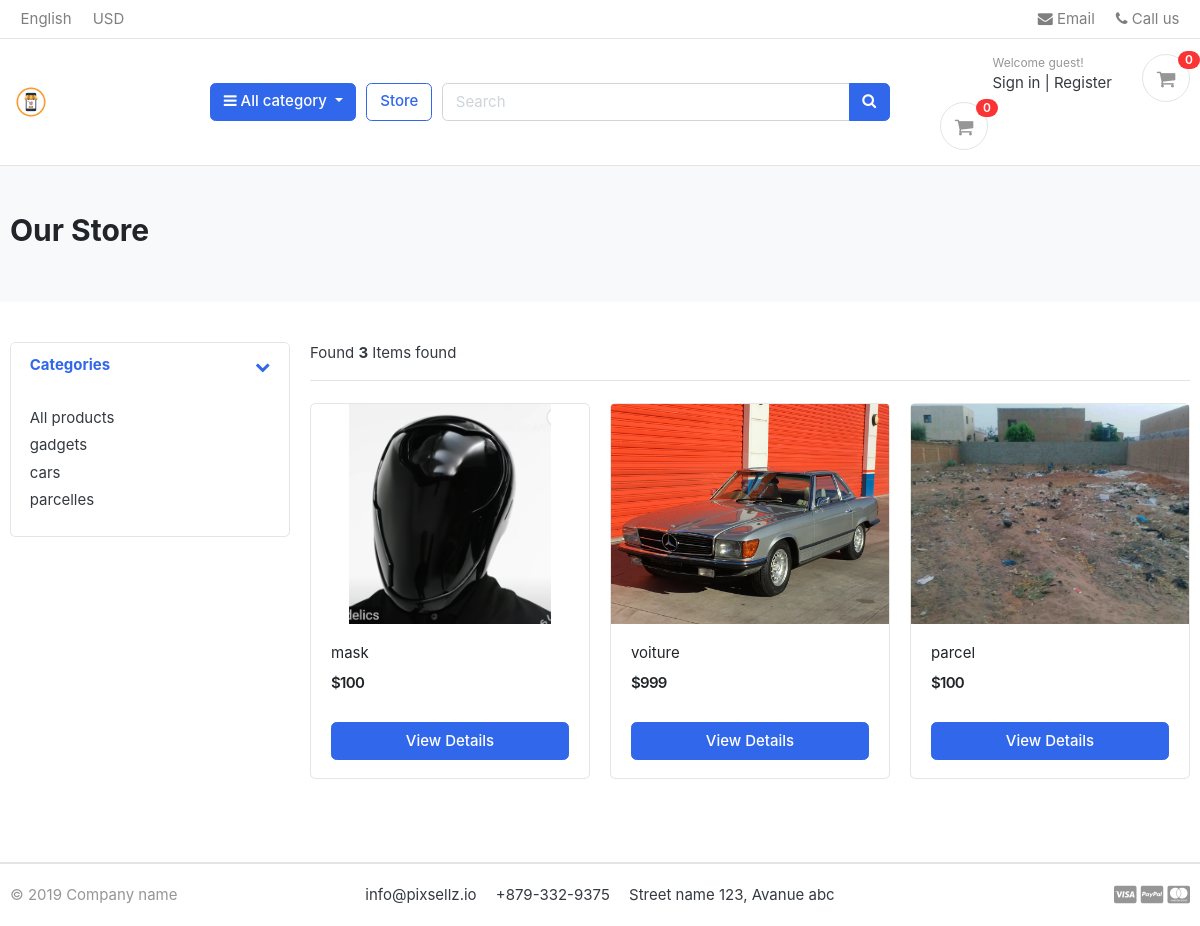
/store/, run on the app's committed database.
### category/models.py (models this page shows, shortened)
class category(models.Model):
    category_name = models.CharField(max_length=50, unique=True)
    slug = models.SlugField(max_length=100, unique=True)
    description = models.TextField(max_length=255, blank=True)
    cat_image = models.ImageField(upload_to='photos/categories/', blank=True)
    class Meta:
        verbose_name = 'category'
        verbose_name_plural = 'categories'
    def get_url(self):
        return reverse('products_by_category', args=[self.slug])

### store/models.py (models this page shows, shortened)
class Product(models.Model):
    product_name = models.CharField(max_length=200, unique=True)
    slug = models.SlugField(max_length=200, unique=True)
    description = models.TextField(max_length=500, blank=True)
    price = models.IntegerField()
    images = models.ImageField(upload_to='photos/products',)
    stock = models.IntegerField()
    is_available = models.BooleanField(default=True)
    category = models.ForeignKey(category, on_delete=models.CASCADE)
    created_date = models.DateTimeField(auto_now_add=True)
    modified_date = models.DateTimeField(auto_now=True)
    def get_url(self):
        return reverse('product_detail',args=[self.category.slug, self.slug])

### store/views.py (the view)
# urls.py: path('store/', include('store.urls')),
def store(request, category_slug=None):
    categories = None
    products = None
    if category_slug != None:
        categories = get_object_or_404(category, slug=category_slug)
        products = Product.objects.filter(category=categories, is_available=True)
        paginator = Paginator(products, 2)
        page = request.GET.get('page')
        paged_products = paginator.get_page(page)
        product_count = products.count()
    else:
        products = Product.objects.all().filter(is_available=True).order_by('id')
        paginator = Paginator(products, 4)
        page = request.GET.get('page')
        paged_products = paginator.get_page(page)
        product_count = products.count()
    context = {
        'products': paged_products,
        'product_count':product_count,
    }
    return render(request, 'store/store.html', context)

### carts/context_processors.py (called while the page is built)
def counter(request):
    cart_count = 0
    if 'admin' in request.path:
        return {}
    else:
        try:
            cart = Cart.objects.filter(cart_id=_cart_id(request))
            if request.user.is_authenticated:
                cart_items = CartItem.objects.all().filter(user=request.user)
            else:
                cart_items = CartItem.objects.all().filter(cart=cart[:1])
            for cart_item in cart_items:
                cart_count += cart_item.quantity
        except Cart.DoesNotExist:
            cart_count = 0
    return dict(cart_count=cart_count)

### carts/views.py (called while the page is built)
def _cart_id(request):
    session_key = request.session.session_key
    if not session_key:
        session_key = request.session.create()
    return session_key

### category/context_processors.py (called while the page is built)
def menu_links(request):
    links= category.objects.all()
    return dict(links=links)

### templates/store/store.html (shortened to what this page needs)
{% extends 'base.html' %}
{%load static%}
{% block content %}
<section class="section-pagetop bg">
<div class="container">
	{% if 'search' in request.path %}
	<h2 class="title-page">Search Results</h2>
	{% else %}
	<h2 class="title-page">Our Store</h2>
	{% endif %}
</div>
</section>
<section class="section-content padding-y">
<div class="container">
<div class="row">
	<aside class="col-md-3">
<div class="card">
	<article class="filter-group">
		<header class="card-header">
			<a href="#" data-toggle="collapse" data-target="#collapse_1" aria-expanded="true" class="">
				<i class="icon-control fa fa-chevron-down"></i>
				<h6 class="title">Categories</h6>
			</a>
		</header>
		<div class="filter-content collapse show" id="collapse_1" style="">
			<div class="card-body">
				<ul class="list-menu">
					<li><a href="{%url 'store'%}">All products</a></li>
					{% for category in links %}
				<li><a href="{{category.get_url}}">{{category.category_name}}  </a></li>
					{% endfor %}
				</ul>
			</div>
		</div>
	</article>
</div>
	</aside>
	<main class="col-md-9">
<header class="border-bottom mb-4 pb-3">
		<div class="form-inline">
			<span class="mr-md-auto">Found <b>{{product_count}}</b> Items found </span>
		</div>
</header>
<div class="row">
	{% if products %}
	{% for product in products %}
	<div class="col-md-4">
		<figure class="card card-product-grid">
			<div class="img-wrap">
				<a href="{{ product.get_url }}"> <img src="{{product.images.url}}"></a>
			</div>
			<figcaption class="info-wrap">
				<div class="fix-height">
					<a href="{{ product.get_url }}" class="title">{{product.product_name}}</a>
					<div class="price-wrap mt-2">
						<span class="price">${{product.price}}</span>
					</div>
				</div>
				<a href="{{product.get_url}}" class="btn btn-block btn-primary">View Details </a>
			</figcaption>
		</figure>
	</div>
	{% endfor %}
	{% else %}
	<div>
		<h2>No result found </h2>
	</div>
	{%endif%}
</div>
	</main>
</div>
</div>
</section>
{% endblock content %}

### templates/base.html (shortened to what this page needs)
{% load static %}
<!DOCTYPE HTML>
<html lang="en">
<head>
<link href="{% static 'css/bootstrap.css'%}" rel="stylesheet" type="text/css"/>
<link href="{% static 'fonts/fontawesome/css/all.min.css'%}" type="text/css" rel="stylesheet">
<link href="{% static 'css/ui.css'%}" rel="stylesheet" type="text/css"/>
<link href="{% static 'css/responsive.css'%}" rel="stylesheet" media="only screen and (max-width: 1200px)" />
<link href="{% static 'css/custom.css'%}" rel="stylesheet" type="text/css"/>
    <link rel="stylesheet" href="https://cdnjs.cloudflare.com/ajax/libs/font-awesome/4.7.0/css/font-awesome.min.css">
</head>
<body>
{% include 'includes/navbar.html'%}
{% block content %}{% endblock content %}
{% include 'includes/footer.html'%}

### templates/includes/navbar.html (shortened to what this page needs)
{% load static %}
<header class="section-header">
<nav class="navbar p-md-0 navbar-expand-sm navbar-light border-bottom">
<div class="container">
  <div class="collapse navbar-collapse" id="navbarTop4">
    <ul class="navbar-nav mr-auto">
    	<li class="nav-item dropdown">
		 	<a href="#" class="nav-link">   English </a>
		</li>
		<li class="nav-item dropdown">
			<a href="#" class="nav-link"> USD </a>
		</li>
    </ul>
    <ul class="navbar-nav">
		<li><a href="#" class="nav-link"> <i class="fa fa-envelope"></i> Email </a></li>
		<li><a href="#" class="nav-link"> <i class="fa fa-phone"></i> Call us </a></li>
	</ul>
  </div>
</div>
</nav>
<section class="header-main border-bottom">
	<div class="container">
<div class="row align-items-center">
	<div class="col-lg-2 col-md-3 col-6">
		<a href="{% url 'home' %}" class="brand-wrap">
			<img class="logo" src="{% static 'static/images/logo.png' %}">
		</a>
	</div>
	<div class="col-lg col-sm col-md col-6 flex-grow-0">
		<div class="category-wrap dropdown d-inline-block float-right">
			<button type="button" class="btn btn-primary dropdown-toggle" data-toggle="dropdown">
				<i class="fa fa-bars"></i> All category
			</button>
		</div>
	</div>
	<a href="{% url 'store' %}" class="btn btn-outline-primary">Store</a>
	<div class="col-lg  col-md-6 col-sm-12 col">
		<form action="{% url 'search' %}" class="search" method="GET">
			<div class="input-group w-100">
			    <input name='keyword' type="text" class="form-control" style="width:60%;" placeholder="Search">
			    <div class="input-group-append">
			      <button class="btn btn-primary" type="submit">
			        <i class="fa fa-search"></i>
			      </button>
			    </div>
		    </div>
		</form>
	</div>
	<div class="col-lg-3 col-sm-6 col-8 order-2 order-lg-3">
				<div class="d-flex justify-content-end mb-3 mb-lg-0">
					{% if user.id is None %}
					<div class="widget-header">
						<small class="title text-muted">Welcome guest!</small>
						<div>
							<a href="{% url 'login' %}">Sign in</a> <span class="dark-transp"> | </span>
							<a href="{% url 'register' %}"> Register</a>
						</div>
					</div>
					<a href="{% url 'cart' %}" class="widget-header pl-3 ml-3">
						<div class="icon icon-sm rounded-circle border"><i class="fa fa-shopping-cart"></i></div>
						<span class="badge badge-pill badge-danger notify">{{cart_count}}</span>
					</a>
				  </div>
		             {% endif %}
									<a href="{% url 'cart' %}" class="widget-header pl-3 ml-3">
										<div class="icon icon-sm rounded-circle border"><i class="fa fa-shopping-cart"></i></div>
										<span class="badge badge-pill badge-danger notify">{{cart_count}}</span>
									</a>
	                </div>
			</div>
</div>
</section>
</header>

### templates/includes/footer.html (shortened to what this page needs)
<footer class="section-footer border-top">
	<div class="container">
		<section class="footer-bottom border-top row">
			<div class="col-md-2">
				<p class="text-muted"> &copy 2019 Company name </p>
			</div>
			<div class="col-md-8 text-md-center">
				<span  class="px-2">info@pixsellz.io</span>
				<span  class="px-2">+879-332-9375</span>
				<span  class="px-2">Street name 123, Avanue abc</span>
			</div>
			<div class="col-md-2 text-md-right text-muted">
				<i class="fab fa-lg fa-cc-visa"></i>
				<i class="fab fa-lg fa-cc-paypal"></i>
				<i class="fab fa-lg fa-cc-mastercard"></i>
			</div>
		</section>
	</div>
</footer>
</body>
</html>

### static/css/ui.css (style rules this page uses)
html { font-family: "Inter", sans-serif; font-size: 15px; }
.img-wrap { text-align: center; display: block; }
.img-wrap img { max-width: 100%; }
.price-wrap { letter-spacing: -0.7px; }
.icon-xs, .icon-sm, .icon-md, .icon-lg { display: inline-block; text-align: center; flex-shrink: 0; flex-grow: 0; }
.icon-sm { width: 48px; height: 48px; line-height: 48px !important; font-size: 20px; }
.padding-y { padding-top: 40px; padding-bottom: 40px; }
figure { margin-bottom: 0; }
article:after, .form-group:after { display: block; clear: both; content: ""; }
.bg { background-color: #f8f9fa; }
.title-page { color: #212529; }
p:last-child { margin-bottom: 0; }
.header-main { position: relative; padding-top: 1rem; padding-bottom: 1rem; }
.brand-wrap .logo, .navbar-brand .logo { margin-right: 7px; max-height: 42px; display: inline-block; }
.widget-header { display: inline-block; vertical-align: middle; position: relative; }
.widget-header a { color: #343a40; }
.widget-header i { color: #969696; }
.widget-header .title { display: block; }
.widget-header .notify { position: absolute; top: -3px; right: -10px; }
.footer-bottom { padding-top: 20px; padding-bottom: 20px; }
[class*=list-] li:after { visibility: hidden; display: block; content: ""; overflow: hidden; height: 0; clear: both; }
.list-menu { list-style: none; margin: 0; padding-left: 0; }
.list-menu li { margin-bottom: 5px; }
.list-menu a { color: #343a40; }
[class*=card-product] a.title { color: #212529; display: block; }
[class*=card-product] .img-wrap { overflow: hidden; position: relative; }
[class*=card-product] .img-wrap img { height: 100%; max-width: 100%; width: auto; display: inline-block; -o-object-fit: cover; object-fit: cover; }
.card-product-grid { margin-bottom: 20px; }
.card-product-grid .img-wrap { border-radius: 0.2rem 0.2rem 0 0; height: 220px; }
.card-product-grid .info-wrap { overflow: hidden; padding: 18px 20px; }
.card-product-grid .fix-height { height: 80px; overflow: hidden; }
.card .img-wrap { overflow: hidden; }
.notify { position: absolute; top: -4px; right: -10px; display: inline-block; padding: 0.25em 0.6em; font-size: 12px; line-height: 1; text-align: center; border-radius: 3rem; color: #fff; background-color: #fa3434; }
.price { font-weight: 600; color: #212529; }
.icon-control { margin-top: 5px; float: right; font-size: 80%; }
.card-header .title { margin-bottom: 0; line-height: 1.5; }
.filter-group { border-bottom: 1px solid #e4e4e4; }
.filter-group .card-header { border-bottom: 0; }
.filter-group:last-child { border-bottom: 0; }
.section-pagetop { padding: 45px 0; }

### data on the page
category: category_name "gadgets"
category: category_name "cars"
category: category_name "parcelles"
Product: images (picture), product_name "mask", price "100"
Product: images (picture), product_name "voiture", price "999"
Product: images (picture), product_name "parcel", price "100"

### other printed values
{{ cart_count }} "0"
{{ product_count }} "3"
